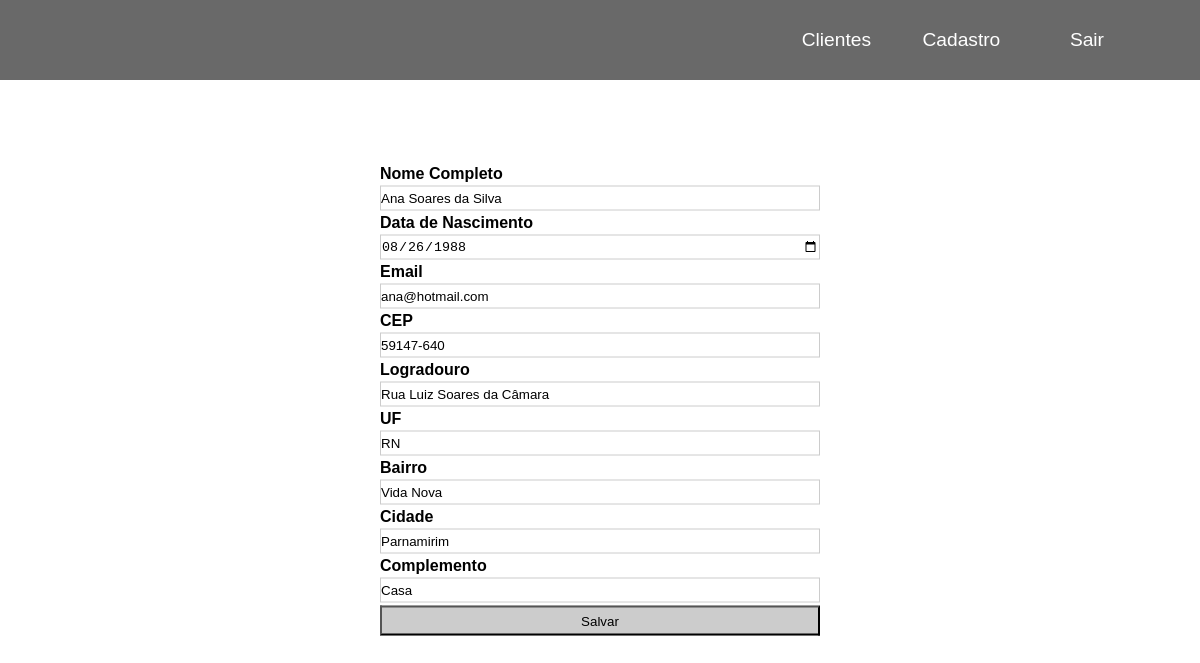
The app's page /editar.php?id=2 (signed in) with its own data.
### tables this page shows
CREATE TABLE `clientes` (
  `nomecompleto` varchar(100) NOT NULL,
  `datanasc` varchar(100) NOT NULL,
  `email` varchar(100) NOT NULL,
  `cep` varchar(100) NOT NULL,
  `logradouro` varchar(50) NOT NULL,
  `uf` varchar(10) NOT NULL,
  `bairro` varchar(100) NOT NULL,
  `cidade` varchar(100) NOT NULL,
  `complemento` varchar(100) NOT NULL,
  `id` int(11) NOT NULL
);

### editar.php (the view, shortened to what this page needs)
<?php
    $info = [];
    $id = filter_input(INPUT_GET, 'id');
    if($id) {
        $sql = $conexao->prepare("SELECT * FROM clientes WHERE id = :id");
        $sql->bindValue(':id', $id);
        $sql->execute();
        if($sql->rowCount()>0){
            $info = $sql->fetch( PDO::FETCH_ASSOC );
        } else {
            header("Location: editar.php");
            exit;
        }
    } else {
        header("Location: editar.php");
        exit;
    }
?>
<!DOCTYPE html>
<html lang="pt-BR">
<head>
    <link rel="stylesheet" href="./style/navbar.css">
    <link rel="stylesheet" href="./style/cadastro.css">
</head>
<body>
<nav class="navbar">
        <div class="navbar_container">
            <ul class="navbar_menu">
                <li class="navbar_item">
                    <a href="dashboard.php" class="navbar_links" id="home-page">Clientes</a>
                </li>
                <li class="navbar_item">
                    <a href="cadastro.php" class="navbar_links" id="home-page">Cadastro</a>
                </li>
                <li class="navbar_btn">
                    <a href="./acoes/logout.php" class="button" id="signup">Sair</a>
                </li>
            </ul>
        </div>
    </nav>
    <form method="POST" action="editar_action.php">
        <div>
        <label>Nome Completo</label>
        <input type="text" name="nomecompleto" value="<?=$info['nomecompleto'];?>" />
        </div>
        <div>
        <label>Data de Nascimento</label>
        <input type="date" name="datanasc" value="<?=$info['datanasc'];?>" />
        </div>
        <div>
        <label>Email</label>
        <input type="email" name="email" value="<?=$info['email'];?>" />
        </div>
        <div>
        <label>CEP</label>
        <input type="text" name="cep" value="<?=$info['cep'];?>" />
        </div>
        <div>
        <label>Logradouro</label>
        <input type="text" name="logradouro" value="<?=$info['logradouro'];?>" />
        </div>
        <div>
        <label>UF</label>
        <input type="text" name="uf" value="<?=$info['uf'];?>" />
        </div>
        <div>
        <label>Bairro</label>
        <input type="text" name="bairro" value="<?=$info['bairro'];?>" />
        </div>
        <div>
        <label>Cidade</label>
        <input type="text" name="cidade" value="<?=$info['cidade'];?>" />
        </div>
        <div>
        <label>Complemento</label>
        <input type="text" name="complemento" value="<?=$info['complemento'];?>" />
        </div>
        <input type="submit" value="Salvar" />
    </form>
</body>
</html>

### style/navbar.css (style rules this page uses)
* { box-sizing: border-box; margin: 0; padding: 0; scroll-behavior: smooth; }
.navbar { font-family: 'Kumbh Sans', sans-serif; background-color: #696969; height: 80px; display: flex; justify-content: center; align-items: center; font-size: 1.2rem; position: sticky; top: 0; z-index: 999; }
.navbar_container { display: flex; justify-content: space-between; height: 80px; z-index: 1; width: 100%; max-width: 1300px; margin: 0 auto; padding: 0 50px; }
.navbar_menu { display: flex; align-items: center; list-style: none; }
.navbar_item { height: 80px; }
.navbar_links { color: #fff; display: flex; align-items: center; justify-content: center; width: 125px; text-decoration: none; height: 100%; transition: all 0.3s ease; }
.navbar_btn { display: flex; justify-content: center; align-items: center; padding: 0 1rem; width: 100%; }
.button { display: flex; justify-content: center; align-items: center; text-decoration: none; padding: 10px 30px; color: #fff; }

### style/cadastro.css (style rules this page uses)
* { margin: 0; padding: 0; }
form { font-family: Arial, Helvetica, sans-serif; font-weight: bold; position: absolute; width: 50%; top: 50%; left: 50%; transform: translate(-50%, -50%); padding: 80px; color: #000; }
form input[type=text], form input[type=email], form input[type=date] { width: 100%; height: 25px; border: 1px solid #ccc; padding-left: 10px 0; margin: 3px 0; }
form input[type=submit] { width: 100%; height: 30px; cursor: pointer; background-color: #ccc; }

### records on screen
clientes: nomecompleto "Ana Soares da Silva", datanasc "08/26/1988", email "ana@hotmail.com", cep "59147-640", logradouro "Rua Luiz Soares da Câmara", uf "RN", bairro "Vida Nova", cidade "Parnamirim", complemento "Casa"
